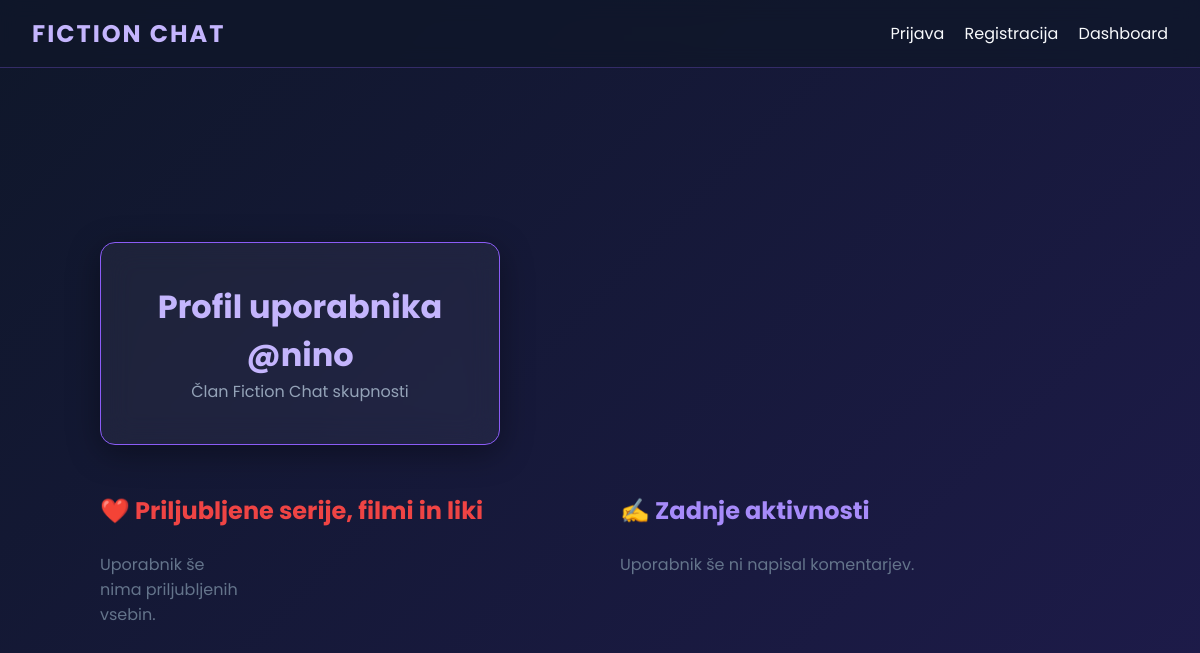
/user/nino, run on an earlier commit of the app's database.
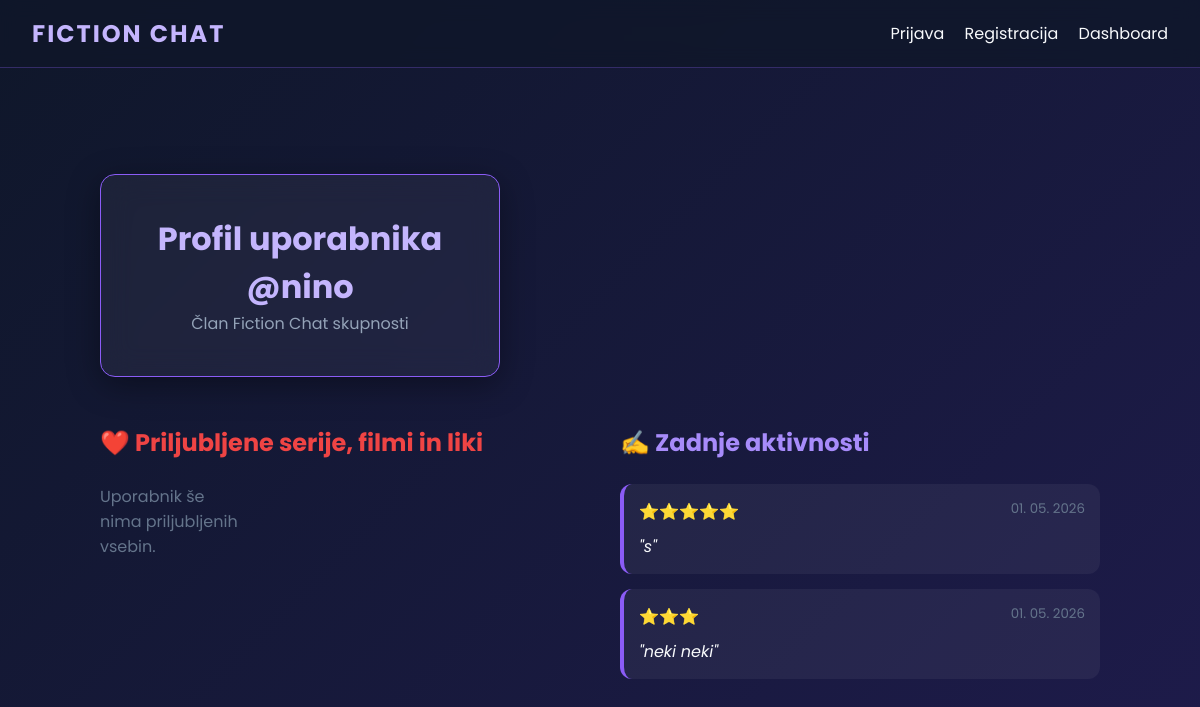
And on a later commit of the database.
### app3.py (models this page shows)
class User(db.Model):
    id = db.Column(db.Integer, primary_key=True)
    username = db.Column(db.String(50), unique=True, nullable=False)
    password = db.Column(db.String(200), nullable=False)
    security_question = db.Column(db.String(100), nullable=False) # Dodano
    security_answer = db.Column(db.String(200), nullable=False)   # Dodano
    ratings = db.relationship('Rating', backref='user', lazy=True)
    favorites = db.relationship('Favorite', backref='user', lazy=True)

class Rating(db.Model):
    id = db.Column(db.Integer, primary_key=True)
    user_id = db.Column(db.Integer, db.ForeignKey('user.id'), nullable=False)
    media_id = db.Column(db.String(100), nullable=False)
    media_type = db.Column(db.String(20)) # 'movie', 'series', 'book'
    score = db.Column(db.Integer)
    comment = db.Column(db.Text)
    character_name = db.Column(db.String(100))
    mbti_vote = db.Column(db.String(4))
    timestamp = db.Column(db.DateTime, default=datetime.utcnow)

### app3.py (the view)
@app.route("/user/<username>")
def public_profile(username):
    user = User.query.filter_by(username=username).first_or_404()
    user_favs = Favorite.query.filter_by(user_id=user.id).all()
    user_ratings = Rating.query.filter_by(user_id=user.id).all()
    return render_template("public_profile.html", profile_user=user, favorites=user_favs, ratings=user_ratings)

### templates3/public_profile.html
{% extends "base.html" %}
{% block content %}
<div style="width: 100%; max-width: 1000px;">
    <div class="glass-panel" style="text-align: center; margin-bottom: 3rem; border-color: #8b5cf6;">
        <h1 style="color: #c4b5fd;">Profil uporabnika @{{ profile_user.username }}</h1>
        <p style="color: #94a3b8;">Član Fiction Chat skupnosti</p>
    </div>
    <div style="display: grid; grid-template-columns: 1fr 1fr; gap: 40px;">
        <section>
            <h2 style="color: #ef4444; margin-bottom: 1.5rem; display: flex; align-items: center; gap: 10px;">
                ❤️ Priljubljene serije, filmi in liki
            </h2>
            <div style="display: grid; grid-template-columns: repeat(auto-fill, minmax(130px, 1fr)); gap: 15px;">
                {% for fav in favorites %}
                <div class="glass-panel" style="padding: 8px; text-align: center; background: rgba(0,0,0,0.2);">
                    <img src="{{ fav.poster_path }}" style="width: 100%; border-radius: 8px; margin-bottom: 8px;">
                    <p style="font-size: 0.75rem; color: white; margin-bottom: 8px;">{{ fav.media_title }}</p>
                </div>
                {% else %}
                <p style="color: #64748b;">Uporabnik še nima priljubljenih vsebin.</p>
                {% endfor %}
            </div>
        </section>
        <section>
            <h2 style="color: #a78bfa; margin-bottom: 1.5rem;">✍️ Zadnje aktivnosti</h2>
            {% for r in ratings %}
                <div style="background: rgba(255,255,255,0.05); padding: 15px; border-radius: 12px; margin-bottom: 15px; border-left: 4px solid #8b5cf6;">
                    <div style="display: flex; justify-content: space-between;">
                        <span style="color: #fbbf24;">{{ "⭐" * r.score }}</span>
                        <small style="color: #64748b;">{{ r.timestamp.strftime('%d. %m. %Y') }}</small>
                    </div>
                    <p style="margin-top: 10px; font-style: italic;">"{{ r.comment }}"</p>
                </div>
            {% else %}
                <p style="color: #64748b;">Uporabnik še ni napisal komentarjev.</p>
            {% endfor %}
        </section>
    </div>
</div>
{% endblock %}

### templates3/base.html (shortened to what this page needs)
<!DOCTYPE html>
<html lang="sl">
<head>
</head>
<body>
    <div class="navbar">
        <h1>Fiction Chat</h1>
        <div class="nav-links">
            {% if session.user_id %}
                <a href="/dashboard">Dashboard</a>
                <a href="/profile">Profil</a>
                <a href="/logout">Odjava</a>
            {% else %}
                <a href="/login">Prijava</a>
                <a href="/register">Registracija</a>
                <a href="/dashboard">Dashboard</a>
            {% endif %}
        </div>
    </div>
    <div class="container">
        {% block content %}{% endblock %}
    </div>
</body>
</html>

### templates3/base.html (style rules this page uses)
* { box-sizing: border-box; margin: 0; padding: 0; font-family: 'Poppins', sans-serif; }
body { background: linear-gradient(135deg, #0f172a 0%, #1e1b4b 100%); color: #f8fafc; min-height: 100vh; display: flex; flex-direction: column; }
.navbar { padding: 1rem 2rem; background: rgba(15, 23, 42, 0.8); backdrop-filter: blur(10px); border-bottom: 1px solid rgba(139, 92, 246, 0.3); display: flex; justify-content: space-between; align-items: center; }
.navbar h1 { color: #c4b5fd; font-size: 1.5rem; text-transform: uppercase; letter-spacing: 2px; }
.nav-links a { color: #f8fafc; text-decoration: none; margin-left: 1rem; transition: color 0.3s; }
.container { flex: 1; display: flex; justify-content: center; align-items: center; padding: 2rem; }
.glass-panel { background: rgba(255, 255, 255, 0.05); backdrop-filter: blur(15px); border: 1px solid rgba(255, 255, 255, 0.1); border-radius: 15px; padding: 2.5rem; width: 100%; max-width: 400px; box-shadow: 0 8px 32px 0 rgba(0, 0, 0, 0.37); }

What changed in the data, as far as the page shows it:
added Rating: score "⭐⭐⭐⭐⭐", timestamp "01. 05. 2026", comment "s"
added Rating: score "⭐⭐⭐", timestamp "01. 05. 2026", comment "neki neki"
Also different on the page:
text no longer shown: "Uporabnik še ni napisal komentarjev."
